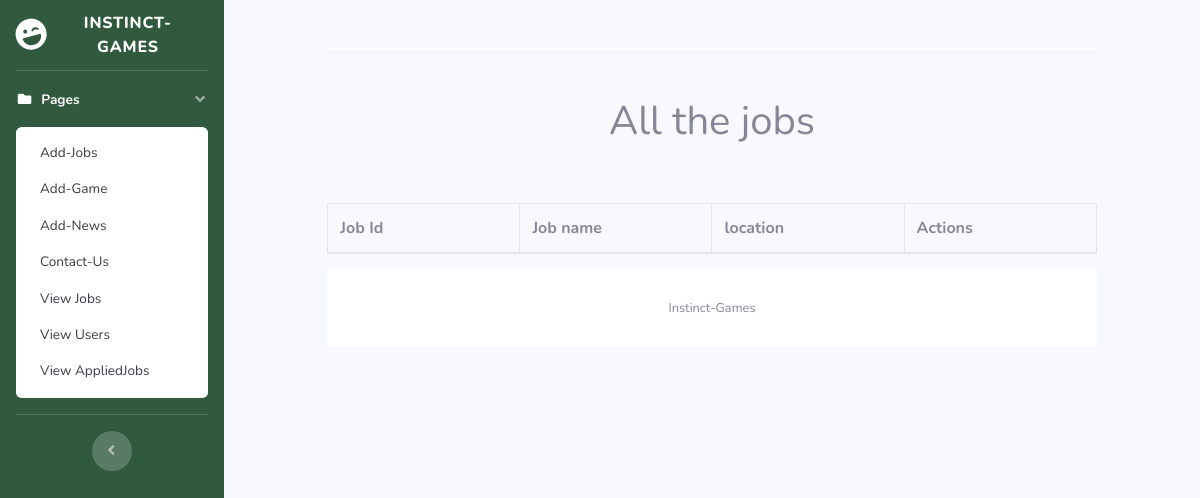
The page /control/viewjobs.php on the database as committed earlier.
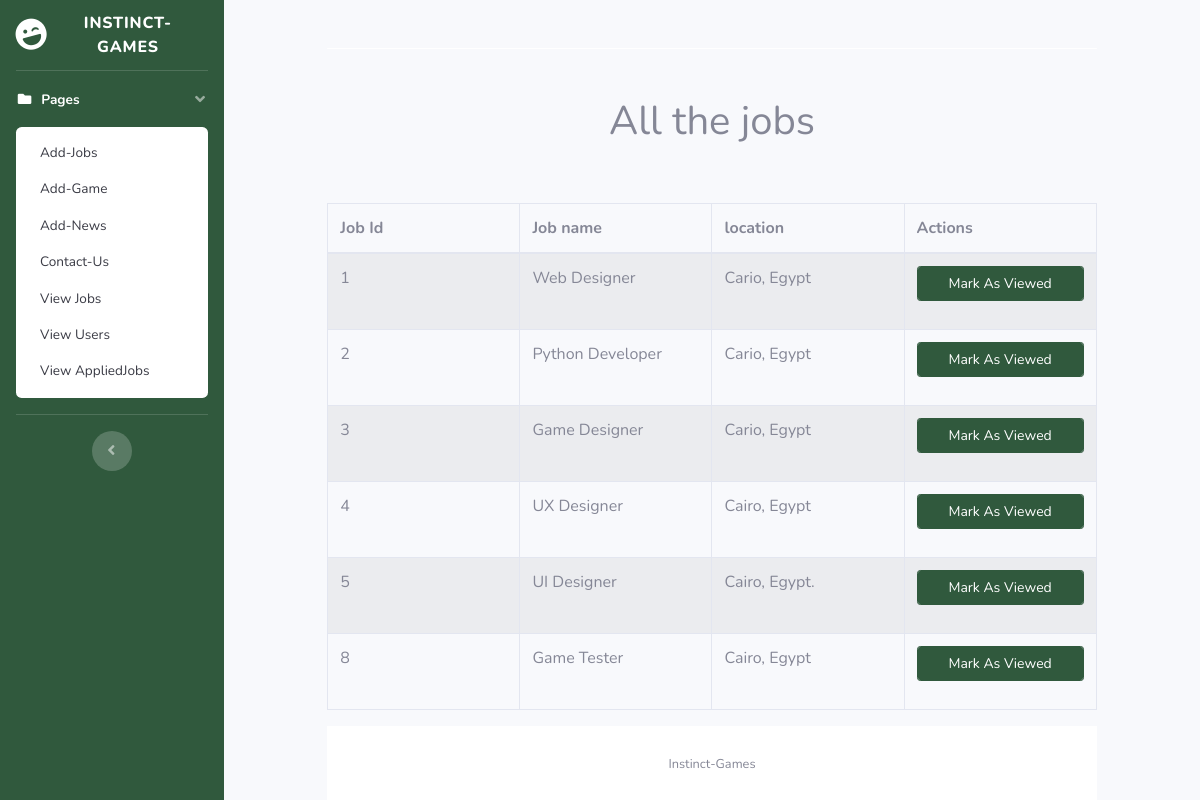
The same page on the database as committed later.
### tables this page shows
CREATE TABLE `roles` (
  `id` int(11) UNSIGNED NOT NULL,
  `job` varchar(128) NOT NULL,
  `location` varchar(128) NOT NULL
);

### control/viewjobs.php (the view, shortened to what this page needs)
<!DOCTYPE html>
<html lang="en">
<head>
    <link href="vendor/fontawesome-free/css/all.min.css" rel="stylesheet" type="text/css">
    <link href="css/sb-admin-2.min.css" rel="stylesheet">
</head>
<body id="page-top">
    <div id="wrapper">
        <ul class="navbar-nav bg-info  sidebar sidebar-dark accordion" id="accordionSidebar">
            <a class="sidebar-brand d-flex align-items-center justify-content-center" href="add-game.php">
                <div class="sidebar-brand-icon rotate-n-15">
                    <i class="fas fa-laugh-wink"></i>
                </div>
                <div class="sidebar-brand-text mx-3">Instinct-Games</div>
            </a>
            <hr class="sidebar-divider my-0">
            <li class="nav-item active">
                <a class="nav-link" href="#" data-toggle="collapse" data-target="#collapsePages" aria-expanded="true"
                    aria-controls="collapsePages">
                    <i class="fas fa-fw fa-folder"></i>
                    <span>Pages</span>
                </a>
                <div id="collapsePages" class="collapse show" aria-labelledby="headingPages"
                    data-parent="#accordionSidebar">
                    <div class="bg-white py-2 collapse-inner rounded">
                        <a class="collapse-item" href="Add-jobs.php">Add-Jobs</a>
                        <a class="collapse-item" href="add-game.php">Add-Game</a>
                        <a class="collapse-item" href="add-news.php">Add-News</a>
                        <a class="collapse-item" href="contact_us.php">Contact-Us</a>
                        <a class="collapse-item" href="viewjobs.php">View Jobs</a>
                        <a class="collapse-item" href="viewusers.php">View Users</a>
                        <a class="collapse-item" href="viewappliedjobs.php">View AppliedJobs</a>
                    </div>
                </div>
            </li>
            <hr class="sidebar-divider d-none d-md-block">
            <div class="text-center d-none d-md-inline">
                <button class="rounded-circle border-0" id="sidebarToggle"></button>
            </div>
        </ul>
        <div id="content-wrapper" class="d-flex flex-column">
            <div id="content">
                <div class="container-fluid">
                    <div class="row justify-content-center">
            <div class="col-xl-10 col-lg-12 col-md-9">
                <div class="card o-hidden border-0 shadow-lg my-5">
                    <div class="card-body p-0">
				</div>
            </div>
<div class="table-scrol">
    <h1 align="center">All the jobs</h1>
<div class="table-responsive">
    <table class="table table-bordered table-hover table-striped" style="table-layout: fixed">
        <thead>
        <tr>
            <th>Job Id</th>
            <th>Job name</th>
            <th>location</th>
            <th>Actions</th>
        </tr>
        </thead>
        <?php
        $servername = "localhost";
        $username = "root";
        $password = "";
        $dbname = "instinct_games";
        $conn = mysqli_connect($servername,$username,$password,$dbname);
        $view_users_query="select * from roles";
        $run=mysqli_query($conn,$view_users_query);
        while($row=mysqli_fetch_array($run))
        {
            $job_id=$row[0];
            $job_name=$row[1];
            $loc=$row[2];
        ?>
        <tr>
            <td><?php echo $job_id;  ?></td>
            <td><?php echo $job_name;  ?></td>
            <td><?php echo $loc;  ?></td>
            <td><div class="form-group">
                <input type="button" onclick="window.location='viewjobs.php?delete=<?php echo $job_id; ?>'" name="addd" class="form-control btn btn-block btn-primary btn-sm" placeholder="" value="Mark As Viewed">
            </div></td>
        </tr>
        <?php } ?>
    </table>
        </div>
</div>
            <footer class="sticky-footer bg-white">
                <div class="container my-auto">
                    <div class="copyright text-center my-auto">
                        <span>Instinct-Games</span>
                    </div>
                </div>
            </footer>
        </div>
    </div>
</body>
</html>

Rows that differ between the two databases and show on the page:
added roles: id "1", job "Web Designer", location "Cario, Egypt"
added roles: id "2", job "Python Developer", location "Cario, Egypt"
added roles: id "3", job "Game Designer", location "Cario, Egypt"
added roles: id "4", job "UX Designer", location "Cairo, Egypt"
added roles: id "5", job "UI Designer", location "Cairo, Egypt."
added roles: id "8", job "Game Tester", location "Cairo, Egypt"
